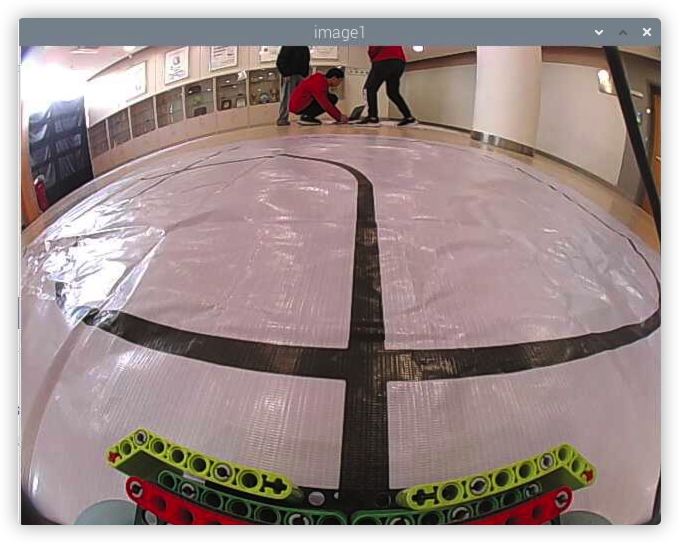
#> input picture imgs/Crossing.jpg, 1358 x 1086 px (shown at 1/2 size)
$ python -i crossing_detection.py   (imports and definitions only)
#> lines starting #> are read from the running program, lines starting #| are printed output that depends on the picture; after the words box and inside, x2 and y2 are one past the last pixel; in counts of white or black regions, pixels touching at a corner belong together
#> further down, picture is the input picture: shape (1086, 1358, 3); mean B, G, R 139.4, 141.2, 157.5
import cv2
import numpy as np

COLOR_THRESH = {'black': {'lower': (0,0,0), 'upper': (360, 255, 80)}}
THRESHOLD = 5000

def cross_detection(img):
    roi = [(0.4,0.8),(0.2,0.8)]
    img_hsv = cv2.cvtColor(img, cv2.COLOR_BGR2HSV)
#> img_hsv: shape (1086, 1358, 3); mean H, S, V 82.1, 46.7, 159.4

    img_black_zone = cv2.inRange(img_hsv, COLOR_THRESH['black']['lower'], COLOR_THRESH['black']['upper'])
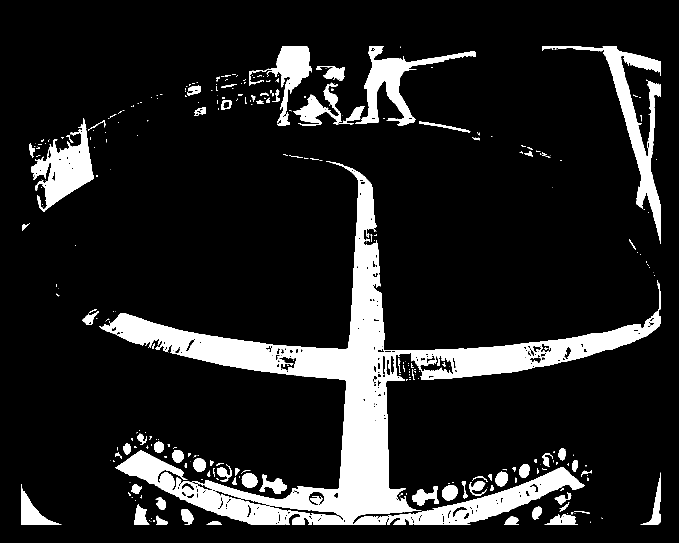
#> img_black_zone: shape (1086, 1358) (shown at 1/2 size); 13.4% white; 315 white regions (209 under 20 px), largest, box (x1, y1, x2, y2) and area: (198, 322, 1322, 1050) 131113, (1084, 92, 1322, 488) 13706, (63, 236, 188, 424) 10016
    shape = img_black_zone.shape
#> shape = (1086, 1358)
    img_roi = img_black_zone[round(shape[0]*roi[0][0]):round(shape[0]*roi[0][1]),
                                        round(shape[1]*roi[1][0]):round(shape[1]*roi[1][1])]
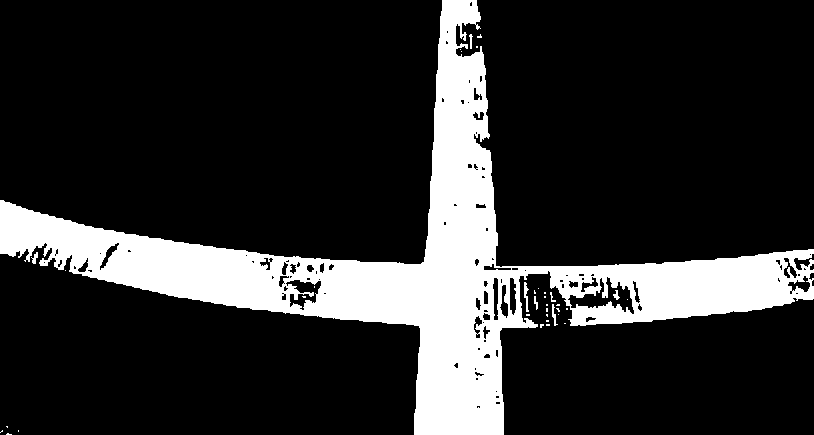
#> img_roi: shape (435, 814); 17.9% white; 36 white regions (28 under 20 px), largest, box (x1, y1, x2, y2) and area: (0, 0, 814, 435) 62940, (524, 282, 529, 312) 80, (552, 304, 558, 326) 54

    structure = cv2.getStructuringElement(cv2.MORPH_ELLIPSE, (100, 3))
    img_closed = cv2.morphologyEx(img_roi, cv2.MORPH_CLOSE, structure)
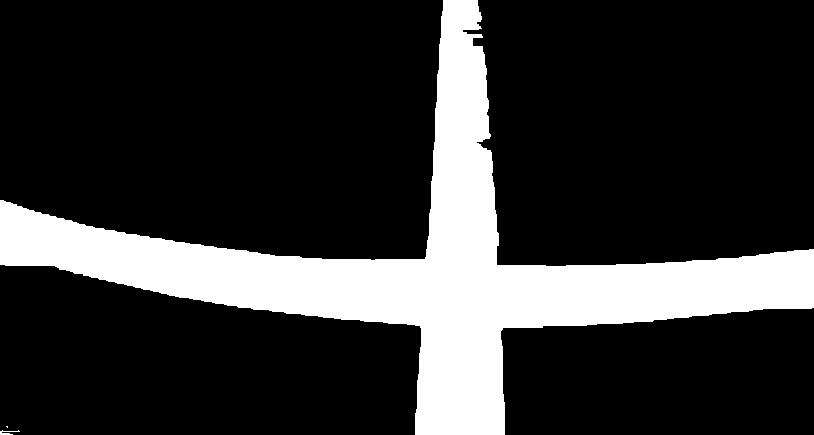
#> img_closed: shape (435, 814); 20% white; 3 white regions (1 under 20 px), largest, box (x1, y1, x2, y2) and area: (0, 0, 814, 435) 70932, (0, 430, 20, 435) 47
    img_opened = cv2.morphologyEx(img_closed, cv2.MORPH_OPEN, structure)
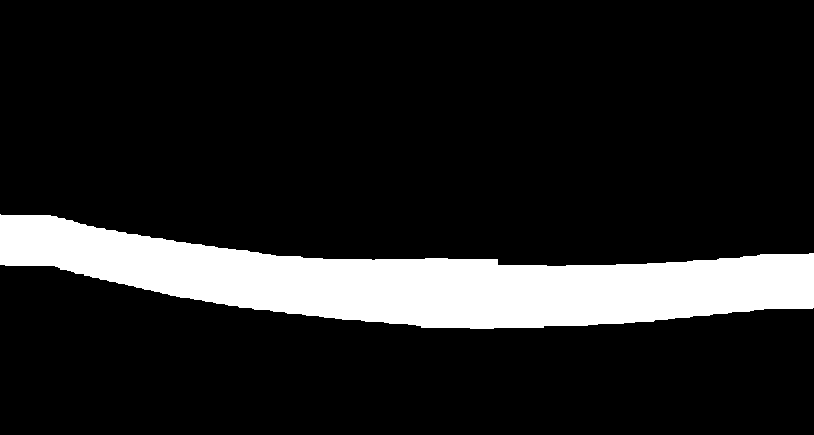
#> img_opened: shape (435, 814); 13.4% white; 1 white region, box (x1, y1, x2, y2) and area: (0, 214, 814, 329) 47340
    res = np.sum(img_opened//255)
#> res = 47340
    print('black zone: ', res)
#| black zone:  47340
    return res > THRESHOLD

# [2 lines not run here, left out]

>>> import cv2
>>> picture = cv2.imread('imgs/Crossing.jpg')
>>> result = cross_detection(picture)
#> result = True

$ run again, on imgs/Straight.jpg
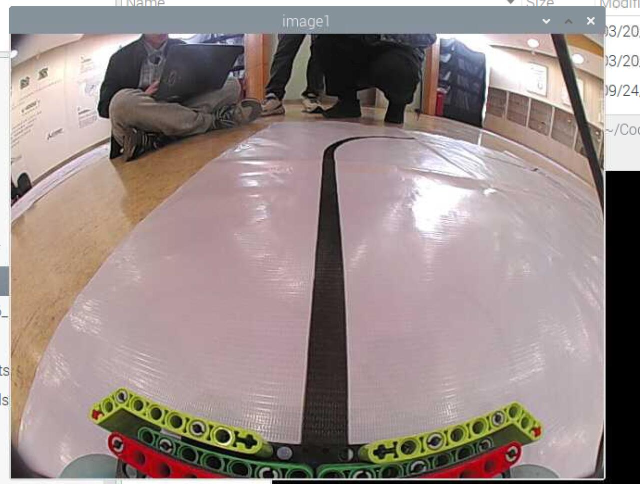
#> input picture imgs/Straight.jpg, 1279 x 967 px (shown at 1/2 size)
#> picture is the input picture: shape (967, 1279, 3); mean B, G, R 135.9, 138.4, 152.9
#> img_hsv: shape (967, 1279, 3); mean H, S, V 93.6, 43.5, 155.3
#> in cross_detection, `img_black_zone = cv2.inRange(img_hsv, COLOR_THRESH['black']['lower'], ..`:
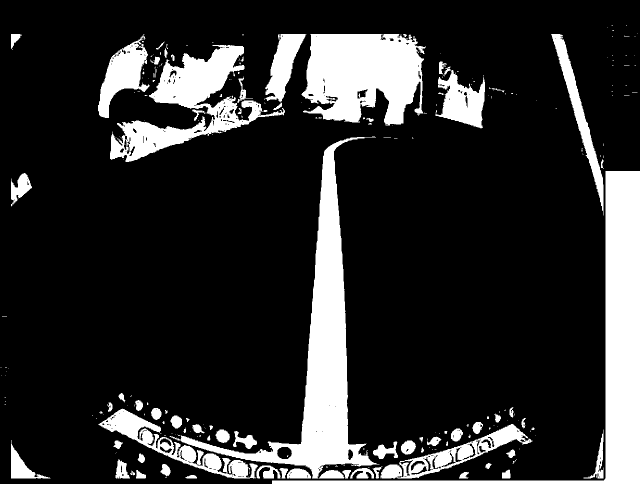
#> img_black_zone: shape (967, 1279) (shown at 1/2 size); 17.4% white; 258 white regions (180 under 20 px), largest, box (x1, y1, x2, y2) and area: (339, 273, 759, 957) 46680, (544, 342, 1279, 967) 46510, (603, 68, 852, 251) 33952
#> img_roi: shape (387, 767); 7.9% white; 1 white region, box (x1, y1, x2, y2) and area: (355, 0, 439, 387) 23471
#> in cross_detection, `img_closed = cv2.morphologyEx(img_roi, cv2.MORPH_CLOSE, structure)`:
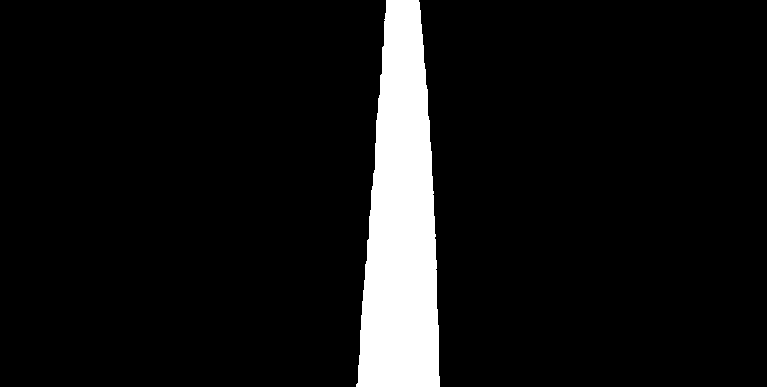
#> img_closed: shape (387, 767); 7.9% white; 1 white region, box (x1, y1, x2, y2) and area: (356, 0, 440, 387) 23471
#> img_opened: shape (387, 767); every value is 0
#> res = 0
#| black zone:  0
#> result = False

$ run again, on imgs/Turning.jpg
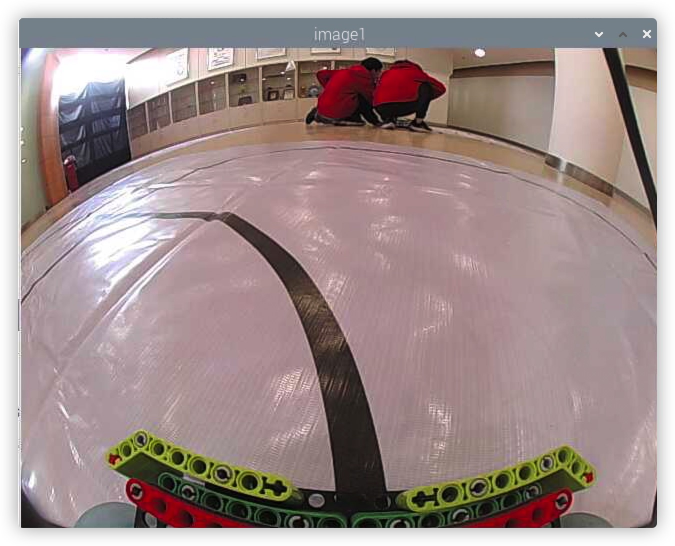
#> input picture imgs/Turning.jpg, 1350 x 1092 px (shown at 1/2 size)
#> picture is the input picture: shape (1092, 1350, 3); mean B, G, R 140.9, 142.1, 159.7
#> img_hsv: shape (1092, 1350, 3); mean H, S, V 94.2, 48.1, 161.8
#> in cross_detection, `img_black_zone = cv2.inRange(img_hsv, COLOR_THRESH['black']['lower'], ..`:
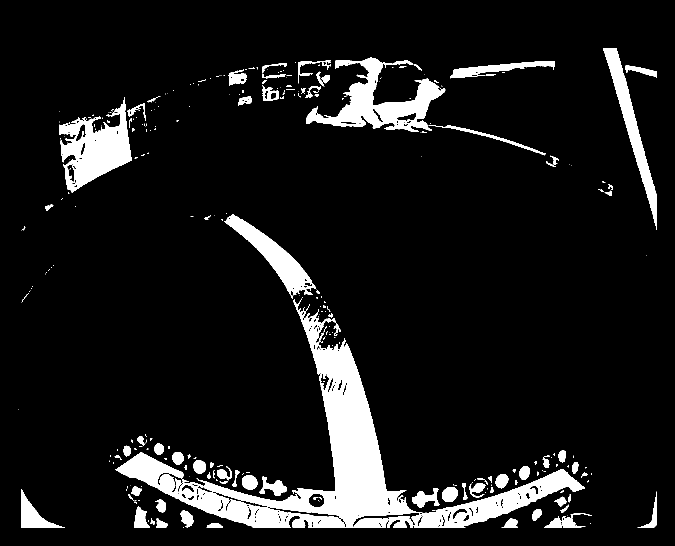
#> img_black_zone: shape (1092, 1350) (shown at 1/2 size); 9.8% white; 316 white regions (209 under 20 px), largest, box (x1, y1, x2, y2) and area: (230, 597, 1170, 1056) 71517, (612, 115, 891, 264) 14896, (118, 194, 264, 385) 13522
#> img_roi: shape (437, 810); 7.1% white; 41 white regions (31 under 20 px), largest, box (x1, y1, x2, y2) and area: (316, 160, 483, 437) 16976, (178, 0, 363, 160) 7618, (394, 199, 412, 235) 205
#> in cross_detection, `img_closed = cv2.morphologyEx(img_roi, cv2.MORPH_CLOSE, structure)`:
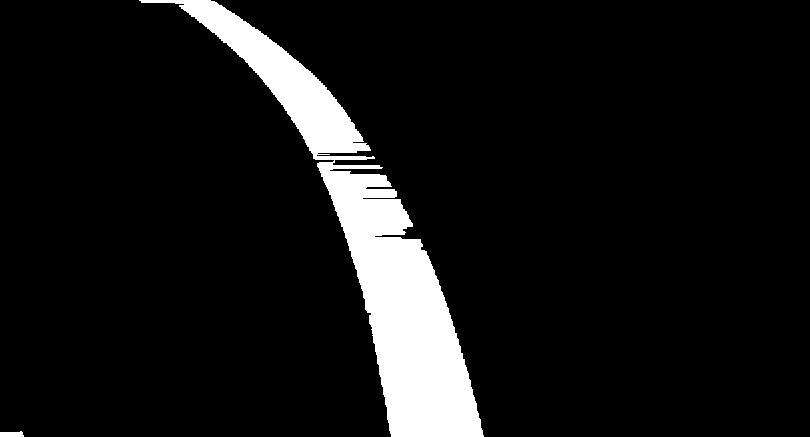
#> img_closed: shape (437, 810); 8.5% white; 2 white regions, box (x1, y1, x2, y2) and area: (139, 0, 484, 437) 29941, (0, 431, 24, 437) 119
#> img_opened: shape (437, 810); every value is 0
#> res = 0
#| black zone:  0
#> result = False
